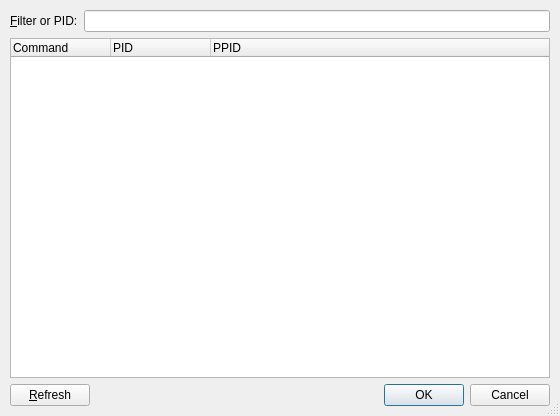
<ui version="4.0" >
 <author>Johannes Sixt</author>
 <class>ProcAttachBase</class>
 <widget class="QDialog" name="ProcAttachBase" >
  <property name="geometry" >
   <rect>
    <x>0</x>
    <y>0</y>
    <width>560</width>
    <height>416</height>
   </rect>
  </property>
  <property name="windowTitle" >
   <string>Attach to Process</string>
  </property>
  <property name="sizeGripEnabled" >
   <bool>true</bool>
  </property>
  <layout class="QVBoxLayout" name="verticalLayout" >
   <item>
    <layout class="QHBoxLayout" >
     <item>
      <widget class="QLabel" name="filterLabel" >
       <property name="text" >
        <string>&amp;Filter or PID:</string>
       </property>
       <property name="wordWrap" >
        <bool>false</bool>
       </property>
       <property name="buddy" >
        <cstring>filterEdit</cstring>
       </property>
      </widget>
     </item>
     <item>
      <widget class="KLineEdit" name="filterEdit" >
       <property name="whatsThis" >
        <string>Type the name of the process or its process ID (PID) here to reduce the number of entries in the list.</string>
       </property>
       <property name="showClearButton" stdset="0" >
        <bool>true</bool>
       </property>
      </widget>
     </item>
    </layout>
   </item>
   <item>
    <widget class="QTreeWidget" name="processList" >
     <property name="minimumSize" >
      <size>
       <width>300</width>
       <height>200</height>
      </size>
     </property>
     <property name="whatsThis" >
      <string>&lt;p>This list displays all processes that are currently running. You must select the process that you want KDbg to attach to. Use the &lt;b>Filter or PID&lt;/b> edit box to reduce the number of entries in this list.&lt;p>The text in the &lt;i>Command&lt;/i> column is usually, but not always, the command that was used to start the process. The &lt;i>PID&lt;/i> column shows the process ID. The &lt;i>PPID&lt;/i> column shows the process ID of the parent process. Additional columns show more information about the processes that is also available via the system's &lt;i>ps&lt;/i> command.&lt;/p>&lt;p>The list is not updated automatically. Use the &lt;b>Refresh&lt;/b> button to update it.&lt;/p></string>
     </property>
     <property name="rootIsDecorated" >
      <bool>false</bool>
     </property>
     <property name="allColumnsShowFocus" >
      <bool>true</bool>
     </property>
     <column>
      <property name="text" >
       <string>Command</string>
      </property>
     </column>
     <column>
      <property name="text" >
       <string>PID</string>
      </property>
     </column>
     <column>
      <property name="text" >
       <string>PPID</string>
      </property>
     </column>
    </widget>
   </item>
   <item>
    <layout class="QHBoxLayout" >
     <item>
      <widget class="QPushButton" name="buttonRefresh" >
       <property name="sizePolicy" >
        <sizepolicy vsizetype="Fixed" hsizetype="Minimum" >
         <horstretch>0</horstretch>
         <verstretch>0</verstretch>
        </sizepolicy>
       </property>
       <property name="whatsThis" >
        <string>This button updates the list of processes.</string>
       </property>
       <property name="text" >
        <string>&amp;Refresh</string>
       </property>
      </widget>
     </item>
     <item>
      <widget class="KDialogButtonBox" name="dialogButtons" >
       <property name="standardButtons" >
        <set>QDialogButtonBox::Cancel|QDialogButtonBox::Ok</set>
       </property>
      </widget>
     </item>
    </layout>
   </item>
  </layout>
 </widget>
 <layoutdefault spacing="6" margin="10" />
 <customwidgets>
  <customwidget>
   <class>KDialogButtonBox</class>
   <extends>QDialogButtonBox</extends>
   <header>kdialogbuttonbox.h</header>
  </customwidget>
  <customwidget>
   <class>KLineEdit</class>
   <extends>QLineEdit</extends>
   <header>klineedit.h</header>
  </customwidget>
 </customwidgets>
 <tabstops>
  <tabstop>processList</tabstop>
  <tabstop>buttonRefresh</tabstop>
 </tabstops>
 <resources/>
 <connections>
  <connection>
   <sender>dialogButtons</sender>
   <signal>accepted()</signal>
   <receiver>ProcAttachBase</receiver>
   <slot>accept()</slot>
   <hints>
    <hint type="sourcelabel" >
     <x>420</x>
     <y>400</y>
    </hint>
    <hint type="destinationlabel" >
     <x>399</x>
     <y>415</y>
    </hint>
   </hints>
  </connection>
  <connection>
   <sender>dialogButtons</sender>
   <signal>rejected()</signal>
   <receiver>ProcAttachBase</receiver>
   <slot>reject()</slot>
   <hints>
    <hint type="sourcelabel" >
     <x>508</x>
     <y>401</y>
    </hint>
    <hint type="destinationlabel" >
     <x>508</x>
     <y>414</y>
    </hint>
   </hints>
  </connection>
 </connections>
</ui>
